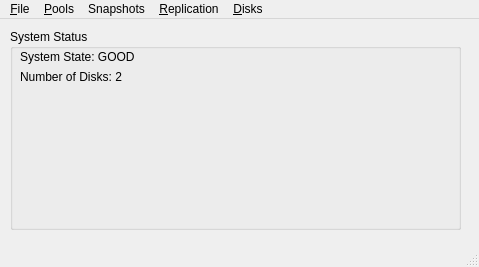
<?xml version="1.0" encoding="UTF-8"?>
<ui version="4.0">
 <class>MainWindow</class>
 <widget class="QMainWindow" name="MainWindow">
  <property name="geometry">
   <rect>
    <x>0</x>
    <y>0</y>
    <width>479</width>
    <height>267</height>
   </rect>
  </property>
  <property name="windowTitle">
   <string>MainWindow</string>
  </property>
  <widget class="QWidget" name="centralwidget">
   <widget class="QGroupBox" name="groupBox">
    <property name="geometry">
     <rect>
      <x>10</x>
      <y>10</y>
      <width>451</width>
      <height>201</height>
     </rect>
    </property>
    <property name="title">
     <string>System Status</string>
    </property>
    <widget class="QLabel" name="label">
     <property name="geometry">
      <rect>
       <x>10</x>
       <y>20</y>
       <width>251</width>
       <height>16</height>
      </rect>
     </property>
     <property name="text">
      <string>System State: GOOD &lt;CHECKMARK&gt;</string>
     </property>
    </widget>
    <widget class="QLabel" name="label_2">
     <property name="geometry">
      <rect>
       <x>10</x>
       <y>40</y>
       <width>251</width>
       <height>16</height>
      </rect>
     </property>
     <property name="text">
      <string>Number of Disks: 2</string>
     </property>
    </widget>
   </widget>
  </widget>
  <widget class="QMenuBar" name="menubar">
   <property name="geometry">
    <rect>
     <x>0</x>
     <y>0</y>
     <width>479</width>
     <height>22</height>
    </rect>
   </property>
   <widget class="QMenu" name="menu_File">
    <property name="title">
     <string>&amp;File</string>
    </property>
    <addaction name="actionBasic_Mode"/>
    <addaction name="actionAdvanced_mode"/>
   </widget>
   <widget class="QMenu" name="menu_Pools">
    <property name="title">
     <string>&amp;Pools</string>
    </property>
    <addaction name="actionTank1"/>
   </widget>
   <widget class="QMenu" name="menu_Replication">
    <property name="title">
     <string>&amp;Replication</string>
    </property>
    <addaction name="actionEnable_Replication"/>
    <addaction name="separator"/>
    <addaction name="actionReplication_Configuration"/>
   </widget>
   <widget class="QMenu" name="menu_Disks">
    <property name="title">
     <string>&amp;Disks</string>
    </property>
    <widget class="QMenu" name="menuDisks">
     <property name="title">
      <string>Disks</string>
     </property>
     <widget class="QMenu" name="menuAda1">
      <property name="title">
       <string>ada1</string>
      </property>
      <addaction name="actionSet_Offline"/>
      <addaction name="actionRemove_Disk"/>
     </widget>
     <widget class="QMenu" name="menuAda0">
      <property name="title">
       <string>ada0</string>
      </property>
      <addaction name="actionSet_Offline_2"/>
      <addaction name="actionRemove_Disk_2"/>
     </widget>
     <addaction name="menuAda0"/>
     <addaction name="menuAda1"/>
    </widget>
    <addaction name="actionAdd_a_disk"/>
    <addaction name="separator"/>
    <addaction name="menuDisks"/>
   </widget>
   <widget class="QMenu" name="menuSnapshots">
    <property name="title">
     <string>Snapshots</string>
    </property>
   </widget>
   <addaction name="menu_File"/>
   <addaction name="menu_Pools"/>
   <addaction name="menuSnapshots"/>
   <addaction name="menu_Replication"/>
   <addaction name="menu_Disks"/>
  </widget>
  <widget class="QStatusBar" name="statusbar"/>
  <action name="actionEnable_Replication">
   <property name="text">
    <string>Enable Replication</string>
   </property>
  </action>
  <action name="actionAdd_a_disk">
   <property name="text">
    <string>Add a disk</string>
   </property>
  </action>
  <action name="actionSet_Offline">
   <property name="text">
    <string>Set Offline</string>
   </property>
  </action>
  <action name="actionRemove_Disk">
   <property name="text">
    <string>Remove Disk</string>
   </property>
  </action>
  <action name="actionSet_Offline_2">
   <property name="text">
    <string>Set Offline</string>
   </property>
  </action>
  <action name="actionRemove_Disk_2">
   <property name="text">
    <string>Remove Disk</string>
   </property>
  </action>
  <action name="actionReplication_Configuration">
   <property name="text">
    <string>Replication Configuration</string>
   </property>
  </action>
  <action name="actionTank1">
   <property name="text">
    <string>tank1</string>
   </property>
  </action>
  <action name="actionBasic_Mode">
   <property name="text">
    <string>Basic Mode</string>
   </property>
  </action>
  <action name="actionAdvanced_mode">
   <property name="text">
    <string>Advanced mode</string>
   </property>
  </action>
 </widget>
 <resources/>
 <connections/>
</ui>
